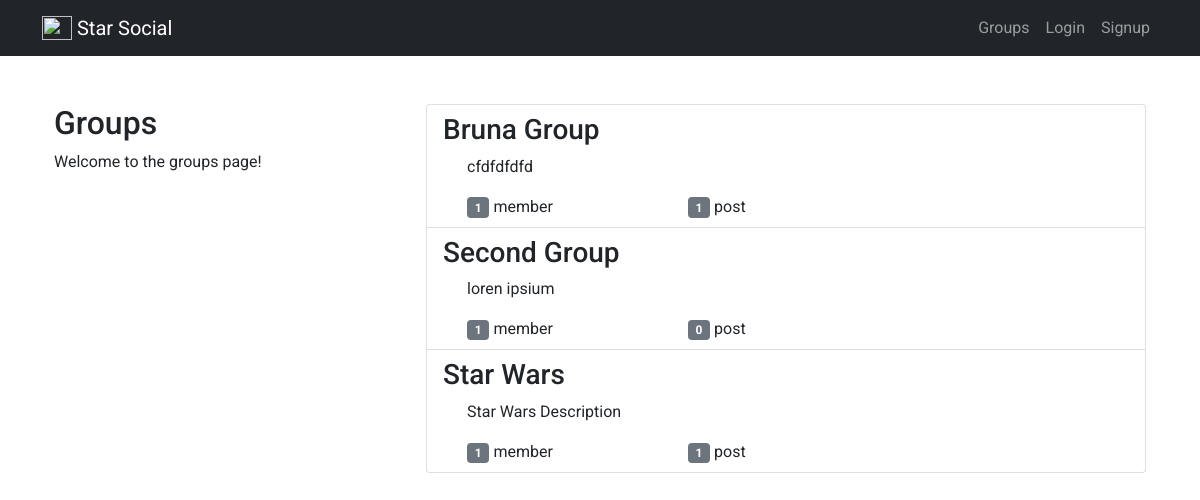
The app's page /groups/ with its own data.
### groups/models.py (models this page shows, shortened)
class Group(models.Model):
    name = models.CharField(max_length=255,unique=True)
    slug = models.SlugField(allow_unicode=True,unique=True)
    description = models.TextField(blank=True,default='')
    description_html = models.TextField(editable=False,default='',blank=True)
    members = models.ManyToManyField(User,through='GroupMember')
    class Meta:
        ordering = ['name']

### groups/views.py (the view)
# urls.py: path('', views.ListGroups.as_view(),name='all'),
class ListGroups(generic.ListView):
    model = Group

### groups/templates/groups/group_list.html (shortened to what this page needs)
{% extends "groups/group_base.html" %}
{% block pregroup %}
  <div class="col-md-4">
    <div class="content">
      <h2>Groups</h2>
      <p>Welcome to the groups page!</p>
    </div>
  </div>
{% endblock %}
{% block group_content %}
  <div class="col-md-8">
    <div class="list-group">
      {% for group in object_list %}
        <a href="{% url 'groups:single' slug=group.slug %}" class="list-group-item">
          <h3 class="title list-group-item-heading">{{group.name}}</h3>
          <div class="list-group-item-text container-fluid">
            {{group.description_html|safe}}
            <div class="row">
              <div class="col-md-4">
                <span class="badge bg-secondary">{{group.members.count}}</span>
                member{{group.members.count|pluralize}}
              </div>
              <div class="col-md-4">
                <span class="badge bg-secondary">{{group.posts.count}}</span>
                post{{group.post.count|pluralize}}
              </div>
            </div>
          </div>
        </a>
      {% endfor %}
    </div>
  </div>
{% endblock %}

### groups/templates/groups/group_base.html (shortened to what this page needs)
{% extends "base.html" %}
{% block content %}
<div class="container">
  <div class="row">
    {% block pregroup %}{% endblock %}
    {% block group_content %}{% endblock %}
  </div>
</div>
{% endblock %}

### templates/base.html (shortened to what this page needs)
<!DOCTYPE html>
{% load static %}
<html lang="en" dir="ltr">
  <head>
    <link href="https://cdn.jsdelivr.net/npm/bootstrap@5.0.0-beta3/dist/css/bootstrap.min.css" rel="stylesheet">
    <link rel="stylesheet" href="{% static 'star_social/css/master.css'%}">
    <script src="https://cdn.jsdelivr.net/npm/bootstrap@5.0.0-beta3/dist/js/bootstrap.bundle.min.js"></script>  </head>
  <body>
    <nav class="navbar navbar-expand-lg navbar-dark bg-dark">
      <div class="container">
         <a class="navbar-brand" href="{% url 'home' %}">
          <img src="https://media.giphy.com/media/dt5qhmDDGEORYmW0dc/giphy.gif" alt="" width="30" height="24" class="d-inline-block align-text-top">
          Star Social
        </a>
        <div class="collapse navbar-collapse" id="navbarSupportedContent">
          <ul class="navbar-nav ms-auto mb-2 mb-lg-0">
            {% if user.is_authenticated %}
              <li class="nav-item">
                <a class="nav-link" href="{% url 'posts:create' %}">Post</a>
              </li>
              <li class="nav-item">
                <a class="nav-link" href="{% url 'groups:all' %}">Groups</a>
              </li>
              <li class="nav-item">
                <a class="nav-link" href="{% url 'groups:create' %}">Create Group</a>
              </li>
              <li class="nav-item">
                <a class="nav-link" href="{% url 'accounts:logout' %}">Logout</a>
              </li>
            {% else %}
            <li class="nav-item">
              <a class="nav-link" href="{% url 'groups:all' %}">Groups</a>
            </li>
            <li class="nav-item">
              <a class="nav-link" href="{% url 'accounts:login' %}">Login</a>
            </li>
            <li class="nav-item">
              <a class="nav-link" href="{% url 'accounts:signup' %}">Signup</a>
            </li>
            {% endif %}
          </ul>
        </div>
      </div>
    </nav>
    <div class="container mt-5">
      {% block content %}
      {% endblock %}
    </div>
  </body>
</html>

### static/star_social/css/master.css (style rules this page uses)
body { font-family: 'Roboto', sans-serif; }

### records on screen
Group: name "Bruna Group", description_html "cfdfdfdfd", members.count "1", posts.count "1"
Group: name "Second Group", description_html "loren ipsium", members.count "1", posts.count "0"
Group: name "Star Wars", description_html "Star Wars Description", members.count "1", posts.count "1"
